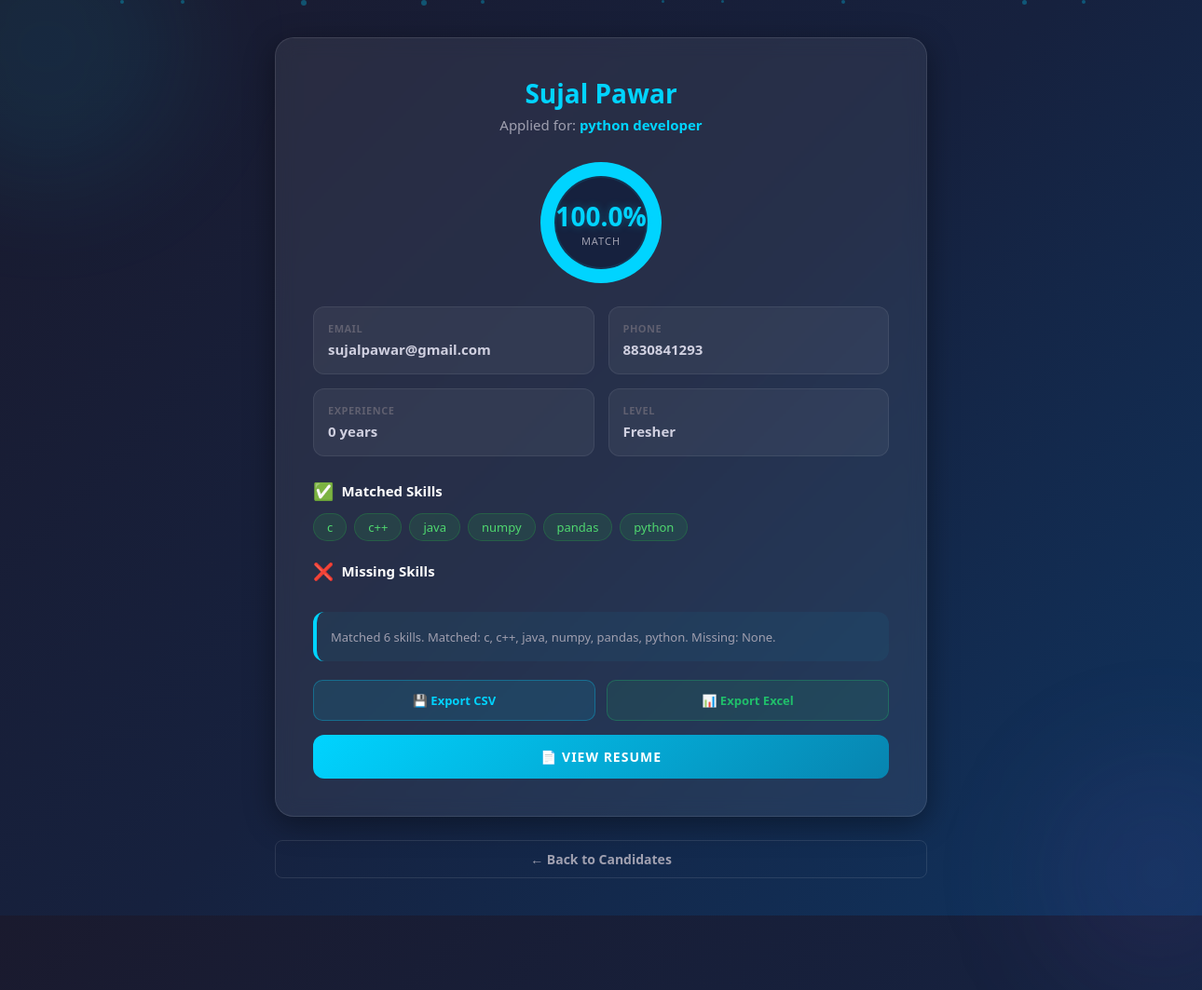
Screenshot of /candidate/40/ (signed in) with the database file from the repository.
### accounts/models.py (models this page shows, shortened)
class Candidate(models.Model):
    EXPERIENCE_LEVELS = [
        ('Fresher', 'Fresher'),
        ('Junior', 'Junior'),
        ('Senior', 'Senior'),
    ]
    name = models.CharField(max_length=200)
    email = models.EmailField()
    phone = models.CharField(max_length=20, blank=True)
    experience_years = models.IntegerField(default=0)
    experience_level = models.CharField(
        max_length=20, choices=EXPERIENCE_LEVELS, default='Fresher'
    )
    resume_path = models.FileField(upload_to='resumes/')
    applied_job = models.ForeignKey(Job, on_delete=models.CASCADE)
    created_at = models.DateTimeField(auto_now_add=True)

class Job(models.Model):
    title = models.CharField(max_length=200)
    description = models.TextField()
    created_at = models.DateTimeField(auto_now_add=True)

class Score(models.Model):
    candidate = models.ForeignKey(Candidate, on_delete=models.CASCADE)
    job = models.ForeignKey(Job, on_delete=models.CASCADE)
    matching_score = models.FloatField(default=0.0)
    matched_skills = models.TextField(blank=True)
    missing_skills = models.TextField(blank=True)
    explanation = models.TextField(blank=True)
    created_at = models.DateTimeField(auto_now_add=True)

### accounts/views.py (the view)
# urls.py: path('candidate/<int:candidate_id>/', views.candidate_detail_view, name='candidate_detail'),
def candidate_detail_view(request, candidate_id):
    if 'user_id' not in request.session:
        return redirect('/?mode=login')
    candidate = get_object_or_404(Candidate.objects.select_related('applied_job'), id=candidate_id)
    score = candidate.score_set.first()
    return render(request, 'pages/candidate_detail.html', {'candidate': candidate, 'score': score})

### accounts/templatetags/custom_filters.py (called while the page is built)
@register.filter
def split(value, arg):
    if value:
        return value.split(arg)
    return []

### accounts/templates/pages/candidate_detail.html (shortened to what this page needs)
<!DOCTYPE html>
<html lang="en">
<head>
    {% load static %}
    {% load custom_filters %}
</head>
<body>
    <div class="particles">
        <div class="particle"></div><div class="particle"></div><div class="particle"></div>
        <div class="particle"></div><div class="particle"></div><div class="particle"></div>
        <div class="particle"></div><div class="particle"></div><div class="particle"></div><div class="particle"></div>
    </div>
    <div class="orb orb-1"></div>
    <div class="orb orb-2"></div>
    <div class="detail-container">
        <div class="detail-card">
            <div class="header-section">
                <h1>{{ candidate.name }}</h1>
                <p>Applied for: <span>{{ candidate.applied_job.title }}</span></p>
            </div>
            {% if score %}
            <div class="score-circle">
                <div class="score-circle-inner">
                    <span class="num">{{ score.matching_score }}%</span>
                    <span class="lbl">Match</span>
                </div>
            </div>
            {% else %}
            <p class="no-score">Score not calculated yet.</p>
            {% endif %}
            <div class="info-grid">
                <div class="info-item">
                    <label>Email</label>
                    <span>{{ candidate.email }}</span>
                </div>
                <div class="info-item">
                    <label>Phone</label>
                    <span>{% if candidate.phone %}{{ candidate.phone }}{% else %}Not provided{% endif %}</span>
                </div>
                <div class="info-item">
                    <label>Experience</label>
                    <span>{{ candidate.experience_years }} years</span>
                </div>
                <div class="info-item">
                    <label>Level</label>
                    <span>{{ candidate.experience_level }}</span>
                </div>
            </div>
            {% if score %}
            <div class="skills-section">
                <h3><span class="icon">&#9989;</span> Matched Skills</h3>
                <div class="skill-tags">
                    {% for skill in score.matched_skills|split:", " %}
                        <span class="tag matched">{{ skill }}</span>
                    {% endfor %}
                </div>
            </div>
            <div class="skills-section">
                <h3><span class="icon">&#10060;</span> Missing Skills</h3>
            </div>
            <div class="explanation-box">
                <small>{{ score.explanation }}</small>
            </div>
            {% endif %}
            <div class="export-actions">
                <a href="{% url 'export_csv' candidate.applied_job.id %}" class="export-btn">&#128190; Export CSV</a>
                <a href="{% url 'export_excel' candidate.applied_job.id %}" class="export-btn excel">&#128202; Export Excel</a>
            </div>
            <a href="{{ candidate.resume_path.url }}" class="resume-btn" target="_blank">&#128196; View Resume</a>
        </div>
        <a href="{% url 'candidate_upload' job_id=candidate.applied_job.id %}" class="nav-link">&#8592; Back to Candidates</a>
    </div>
</body>
</html>

### rows the page displays
Candidate: name "Sujal Pawar", applied_job "python developer", email "sujalpawar@gmail.com", phone "8830841293", experience_years "0", experience_level "Fresher"
Score: matching_score "100.0", explanation "Matched 6 skills. Matched: c, c++, java, numpy, pandas, python. Missing: None."

### other values shown
{{ skill }} "c" "c++" "java" "numpy" "pandas" "python"
